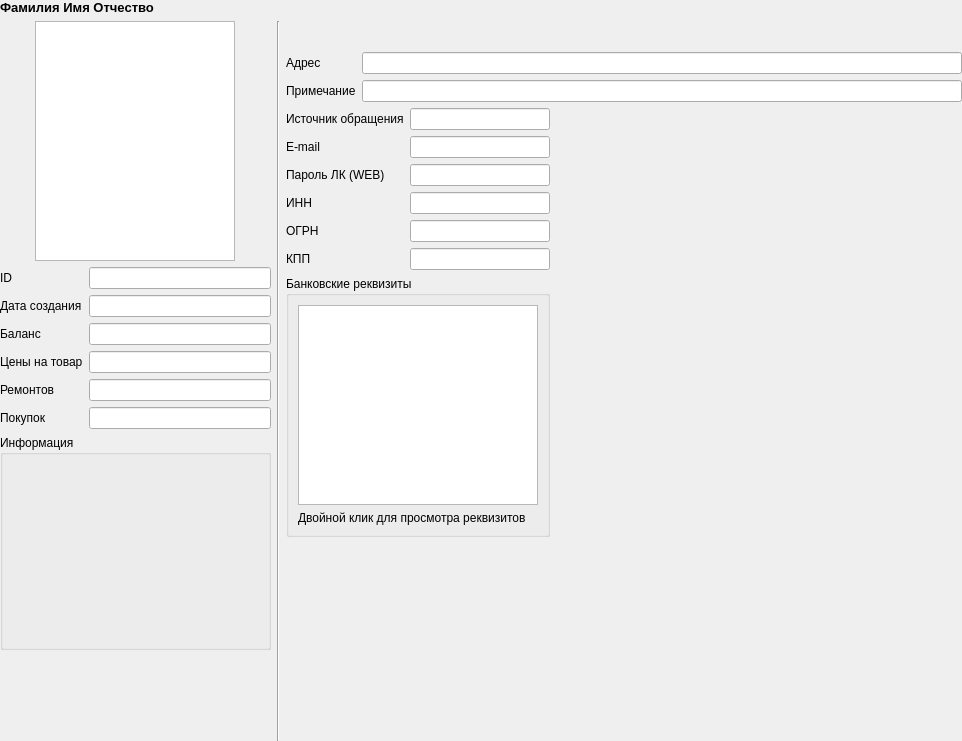
<?xml version="1.0" encoding="UTF-8"?>
<ui version="4.0">
 <class>SPageClientSummary</class>
 <widget class="QWidget" name="SPageClientSummary">
  <property name="geometry">
   <rect>
    <x>0</x>
    <y>0</y>
    <width>962</width>
    <height>741</height>
   </rect>
  </property>
  <property name="windowTitle">
   <string>Form</string>
  </property>
  <layout class="QGridLayout" name="gridLayout_3">
   <property name="leftMargin">
    <number>0</number>
   </property>
   <property name="topMargin">
    <number>0</number>
   </property>
   <property name="rightMargin">
    <number>0</number>
   </property>
   <property name="bottomMargin">
    <number>0</number>
   </property>
   <item row="0" column="0">
    <widget class="QScrollArea" name="scrollArea">
     <property name="frameShape">
      <enum>QFrame::NoFrame</enum>
     </property>
     <property name="frameShadow">
      <enum>QFrame::Sunken</enum>
     </property>
     <property name="horizontalScrollBarPolicy">
      <enum>Qt::ScrollBarAlwaysOff</enum>
     </property>
     <property name="widgetResizable">
      <bool>true</bool>
     </property>
     <property name="alignment">
      <set>Qt::AlignLeading|Qt::AlignLeft|Qt::AlignTop</set>
     </property>
     <widget class="QWidget" name="scrollAreaWidgetContents">
      <property name="geometry">
       <rect>
        <x>0</x>
        <y>0</y>
        <width>962</width>
        <height>741</height>
       </rect>
      </property>
      <layout class="QGridLayout" name="gridLayout_6" columnstretch="0,0,1">
       <property name="leftMargin">
        <number>0</number>
       </property>
       <property name="topMargin">
        <number>0</number>
       </property>
       <property name="rightMargin">
        <number>0</number>
       </property>
       <property name="bottomMargin">
        <number>0</number>
       </property>
       <item row="1" column="2">
        <layout class="QGridLayout" name="gridLayout_5" rowstretch="0,0,0" columnstretch="0,1">
         <item row="0" column="0" colspan="2">
          <widget class="SPhones" name="phones" native="true">
           <property name="sizePolicy">
            <sizepolicy hsizetype="Expanding" vsizetype="Preferred">
             <horstretch>0</horstretch>
             <verstretch>0</verstretch>
            </sizepolicy>
           </property>
           <property name="minimumSize">
            <size>
             <width>25</width>
             <height>25</height>
            </size>
           </property>
          </widget>
         </item>
         <item row="1" column="0" colspan="2">
          <layout class="QFormLayout" name="formLayoutRightToPhotoLong">
           <item row="0" column="0">
            <widget class="QLabel" name="labelAddress">
             <property name="text">
              <string>Адрес</string>
             </property>
            </widget>
           </item>
           <item row="0" column="1">
            <widget class="QLineEdit" name="lineEditAddress">
             <property name="readOnly">
              <bool>true</bool>
             </property>
            </widget>
           </item>
           <item row="1" column="1">
            <widget class="QLineEdit" name="lineEditNotes">
             <property name="readOnly">
              <bool>true</bool>
             </property>
            </widget>
           </item>
           <item row="1" column="0">
            <widget class="QLabel" name="labelNotes">
             <property name="text">
              <string>Примечание</string>
             </property>
            </widget>
           </item>
          </layout>
         </item>
         <item row="2" column="0">
          <layout class="QVBoxLayout" name="formLayoutRightToPhoto_2">
           <item>
            <layout class="QFormLayout" name="formLayoutRightToPhotoShort">
             <item row="0" column="0">
              <widget class="QLabel" name="labelVisitSource">
               <property name="text">
                <string>Источник обращения</string>
               </property>
              </widget>
             </item>
             <item row="0" column="1">
              <widget class="QLineEdit" name="lineEditVisitSource">
               <property name="readOnly">
                <bool>true</bool>
               </property>
              </widget>
             </item>
             <item row="1" column="0">
              <widget class="QLabel" name="labelEmail">
               <property name="text">
                <string>E-mail</string>
               </property>
              </widget>
             </item>
             <item row="1" column="1">
              <widget class="QLineEdit" name="lineEditEmail">
               <property name="readOnly">
                <bool>true</bool>
               </property>
              </widget>
             </item>
             <item row="2" column="0">
              <widget class="QLabel" name="labelPassword">
               <property name="text">
                <string>Пароль ЛК (WEB)</string>
               </property>
              </widget>
             </item>
             <item row="2" column="1">
              <widget class="QLineEdit" name="lineEditPassword">
               <property name="readOnly">
                <bool>true</bool>
               </property>
              </widget>
             </item>
             <item row="3" column="0">
              <widget class="QLabel" name="labelTaxField1">
               <property name="text">
                <string>ИНН</string>
               </property>
              </widget>
             </item>
             <item row="4" column="0">
              <widget class="QLabel" name="labelTaxField2">
               <property name="text">
                <string>ОГРН</string>
               </property>
              </widget>
             </item>
             <item row="5" column="0">
              <widget class="QLabel" name="labelTaxField3">
               <property name="text">
                <string>КПП</string>
               </property>
              </widget>
             </item>
             <item row="3" column="1">
              <widget class="QLineEdit" name="lineEditTaxField1">
               <property name="readOnly">
                <bool>true</bool>
               </property>
              </widget>
             </item>
             <item row="4" column="1">
              <widget class="QLineEdit" name="lineEditTaxField2">
               <property name="readOnly">
                <bool>true</bool>
               </property>
              </widget>
             </item>
             <item row="5" column="1">
              <widget class="QLineEdit" name="lineEditTaxField3">
               <property name="readOnly">
                <bool>true</bool>
               </property>
              </widget>
             </item>
            </layout>
           </item>
           <item>
            <widget class="QGroupBox" name="groupBoxBanks">
             <property name="sizePolicy">
              <sizepolicy hsizetype="Preferred" vsizetype="MinimumExpanding">
               <horstretch>0</horstretch>
               <verstretch>0</verstretch>
              </sizepolicy>
             </property>
             <property name="title">
              <string>Банковские реквизиты</string>
             </property>
             <layout class="QGridLayout" name="gridLayout">
              <item row="2" column="0">
               <widget class="QLabel" name="labelHelpBanks">
                <property name="text">
                 <string>Двойной клик для просмотра реквизитов</string>
                </property>
               </widget>
              </item>
              <item row="1" column="0" colspan="2">
               <widget class="QTextEdit" name="textEditBanks">
                <property name="sizePolicy">
                 <sizepolicy hsizetype="Expanding" vsizetype="Expanding">
                  <horstretch>0</horstretch>
                  <verstretch>0</verstretch>
                 </sizepolicy>
                </property>
                <property name="minimumSize">
                 <size>
                  <width>0</width>
                  <height>200</height>
                 </size>
                </property>
                <property name="maximumSize">
                 <size>
                  <width>240</width>
                  <height>320</height>
                 </size>
                </property>
                <property name="horizontalScrollBarPolicy">
                 <enum>Qt::ScrollBarAlwaysOff</enum>
                </property>
                <property name="lineWrapMode">
                 <enum>QTextEdit::NoWrap</enum>
                </property>
                <property name="readOnly">
                 <bool>true</bool>
                </property>
               </widget>
              </item>
             </layout>
            </widget>
           </item>
           <item>
            <spacer name="verticalSpacer">
             <property name="orientation">
              <enum>Qt::Vertical</enum>
             </property>
             <property name="sizeHint" stdset="0">
              <size>
               <width>20</width>
               <height>20</height>
              </size>
             </property>
            </spacer>
           </item>
          </layout>
         </item>
         <item row="2" column="1">
          <spacer name="horizontalSpacer">
           <property name="orientation">
            <enum>Qt::Horizontal</enum>
           </property>
           <property name="sizeHint" stdset="0">
            <size>
             <width>308</width>
             <height>20</height>
            </size>
           </property>
          </spacer>
         </item>
        </layout>
       </item>
       <item row="1" column="0">
        <layout class="QVBoxLayout" name="verticalLayout">
         <item>
          <layout class="QGridLayout" name="gridLayout_4">
           <item row="0" column="0">
            <widget class="QGraphicsView" name="graphicsViewPhoto">
             <property name="sizePolicy">
              <sizepolicy hsizetype="Fixed" vsizetype="Fixed">
               <horstretch>0</horstretch>
               <verstretch>0</verstretch>
              </sizepolicy>
             </property>
             <property name="minimumSize">
              <size>
               <width>200</width>
               <height>240</height>
              </size>
             </property>
             <property name="maximumSize">
              <size>
               <width>200</width>
               <height>240</height>
              </size>
             </property>
             <property name="verticalScrollBarPolicy">
              <enum>Qt::ScrollBarAlwaysOff</enum>
             </property>
             <property name="horizontalScrollBarPolicy">
              <enum>Qt::ScrollBarAlwaysOff</enum>
             </property>
            </widget>
           </item>
          </layout>
         </item>
         <item>
          <layout class="QFormLayout" name="formLayoutUnderPhoto">
           <property name="sizeConstraint">
            <enum>QLayout::SetMinimumSize</enum>
           </property>
           <property name="fieldGrowthPolicy">
            <enum>QFormLayout::AllNonFixedFieldsGrow</enum>
           </property>
           <item row="0" column="0">
            <widget class="QLabel" name="labelId">
             <property name="text">
              <string>ID</string>
             </property>
            </widget>
           </item>
           <item row="0" column="1">
            <widget class="QLineEdit" name="lineEditId">
             <property name="minimumSize">
              <size>
               <width>0</width>
               <height>20</height>
              </size>
             </property>
             <property name="readOnly">
              <bool>true</bool>
             </property>
            </widget>
           </item>
           <item row="1" column="0">
            <widget class="QLabel" name="labelCreated">
             <property name="text">
              <string>Дата создания</string>
             </property>
            </widget>
           </item>
           <item row="1" column="1">
            <widget class="QLineEdit" name="lineEditCreated">
             <property name="minimumSize">
              <size>
               <width>0</width>
               <height>20</height>
              </size>
             </property>
             <property name="readOnly">
              <bool>true</bool>
             </property>
            </widget>
           </item>
           <item row="2" column="0">
            <widget class="QLabel" name="labelBalance">
             <property name="text">
              <string>Баланс</string>
             </property>
            </widget>
           </item>
           <item row="2" column="1">
            <widget class="SLineEdit" name="lineEditBalance">
             <property name="minimumSize">
              <size>
               <width>0</width>
               <height>20</height>
              </size>
             </property>
             <property name="readOnly">
              <bool>true</bool>
             </property>
            </widget>
           </item>
           <item row="3" column="0">
            <widget class="QLabel" name="labelPriceColumn">
             <property name="text">
              <string>Цены на товар</string>
             </property>
            </widget>
           </item>
           <item row="3" column="1">
            <widget class="QLineEdit" name="lineEditPriceColumn">
             <property name="minimumSize">
              <size>
               <width>0</width>
               <height>20</height>
              </size>
             </property>
             <property name="readOnly">
              <bool>true</bool>
             </property>
            </widget>
           </item>
           <item row="4" column="0">
            <widget class="QLabel" name="labelRepairs">
             <property name="text">
              <string>Ремонтов</string>
             </property>
            </widget>
           </item>
           <item row="4" column="1">
            <widget class="QLineEdit" name="lineEditRepairs">
             <property name="minimumSize">
              <size>
               <width>0</width>
               <height>20</height>
              </size>
             </property>
             <property name="readOnly">
              <bool>true</bool>
             </property>
            </widget>
           </item>
           <item row="5" column="0">
            <widget class="QLabel" name="labelPurchases">
             <property name="text">
              <string>Покупок</string>
             </property>
            </widget>
           </item>
           <item row="5" column="1">
            <widget class="QLineEdit" name="lineEditPurchases">
             <property name="minimumSize">
              <size>
               <width>0</width>
               <height>20</height>
              </size>
             </property>
             <property name="readOnly">
              <bool>true</bool>
             </property>
            </widget>
           </item>
          </layout>
         </item>
         <item>
          <widget class="QGroupBox" name="groupBoxInfo">
           <property name="sizePolicy">
            <sizepolicy hsizetype="Minimum" vsizetype="Expanding">
             <horstretch>0</horstretch>
             <verstretch>0</verstretch>
            </sizepolicy>
           </property>
           <property name="minimumSize">
            <size>
             <width>0</width>
             <height>60</height>
            </size>
           </property>
           <property name="baseSize">
            <size>
             <width>0</width>
             <height>30</height>
            </size>
           </property>
           <property name="title">
            <string>Информация</string>
           </property>
           <layout class="QGridLayout" name="gridLayout_2">
            <property name="topMargin">
             <number>0</number>
            </property>
            <property name="rightMargin">
             <number>0</number>
            </property>
            <property name="bottomMargin">
             <number>0</number>
            </property>
            <item row="0" column="0">
             <widget class="QListWidget" name="listInfo">
              <property name="sizePolicy">
               <sizepolicy hsizetype="Minimum" vsizetype="Minimum">
                <horstretch>0</horstretch>
                <verstretch>0</verstretch>
               </sizepolicy>
              </property>
              <property name="minimumSize">
               <size>
                <width>0</width>
                <height>25</height>
               </size>
              </property>
              <property name="styleSheet">
               <string notr="true">background-color: rgba(255, 255, 255, 0);</string>
              </property>
              <property name="frameShape">
               <enum>QFrame::NoFrame</enum>
              </property>
              <property name="frameShadow">
               <enum>QFrame::Plain</enum>
              </property>
              <property name="lineWidth">
               <number>0</number>
              </property>
              <property name="verticalScrollBarPolicy">
               <enum>Qt::ScrollBarAsNeeded</enum>
              </property>
              <property name="horizontalScrollBarPolicy">
               <enum>Qt::ScrollBarAlwaysOff</enum>
              </property>
              <property name="editTriggers">
               <set>QAbstractItemView::NoEditTriggers</set>
              </property>
              <property name="showDropIndicator" stdset="0">
               <bool>false</bool>
              </property>
              <property name="selectionMode">
               <enum>QAbstractItemView::NoSelection</enum>
              </property>
             </widget>
            </item>
           </layout>
          </widget>
         </item>
         <item>
          <spacer name="verticalSpacer_2">
           <property name="orientation">
            <enum>Qt::Vertical</enum>
           </property>
           <property name="sizeHint" stdset="0">
            <size>
             <width>20</width>
             <height>10</height>
            </size>
           </property>
          </spacer>
         </item>
        </layout>
       </item>
       <item row="0" column="0" colspan="3">
        <widget class="QLabel" name="labelFullName">
         <property name="font">
          <font>
           <pointsize>10</pointsize>
           <weight>75</weight>
           <bold>true</bold>
          </font>
         </property>
         <property name="text">
          <string>Фамилия Имя Отчество</string>
         </property>
        </widget>
       </item>
       <item row="1" column="1">
        <widget class="Line" name="line">
         <property name="orientation">
          <enum>Qt::Vertical</enum>
         </property>
        </widget>
       </item>
      </layout>
     </widget>
    </widget>
   </item>
  </layout>
 </widget>
 <customwidgets>
  <customwidget>
   <class>SPhones</class>
   <extends>QWidget</extends>
   <header>widgets/sphones.h</header>
   <container>1</container>
  </customwidget>
  <customwidget>
   <class>SLineEdit</class>
   <extends>QLineEdit</extends>
   <header>widgets/slineedit.h</header>
   <slots>
    <signal>buttonClicked(int)</signal>
   </slots>
  </customwidget>
 </customwidgets>
 <resources/>
 <connections/>
</ui>
